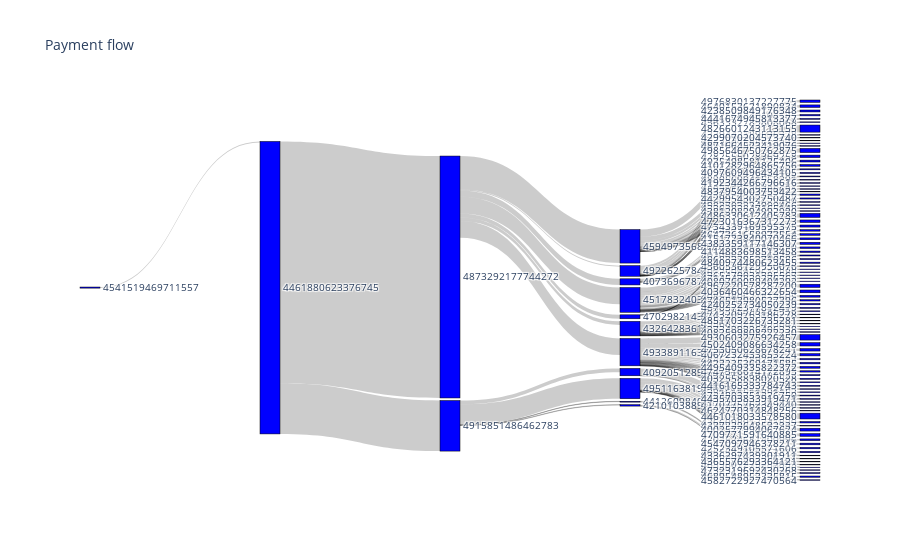

This figure's notebook cell:
### Code cell
# Plot

fig = go.Figure(data=[go.Sankey(
    node = dict(
      pad = 15,
      thickness = 20,
      line = dict(color = "black", width = 0.5),
      label = list(categories.keys()),
      color = "blue"
    ),
    link = dict(
      source = df_c['source'].dropna(axis=0, how='any'),
      target = df_c['target'].dropna(axis=0, how='any'),
      value = df_c['value'].dropna(axis=0, how='any')
  ))])

fig.update_layout(title_text="Payment flow", font_size=10)
fig.show()
